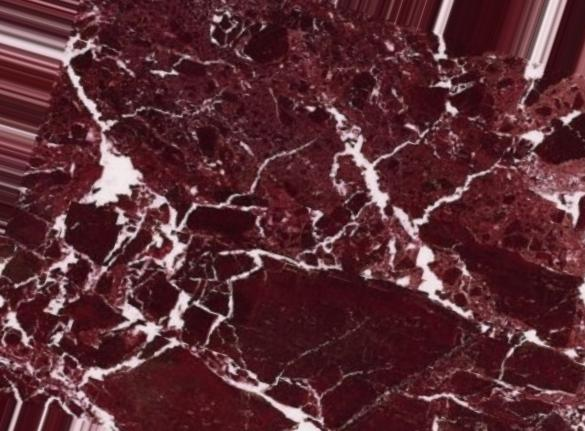
#> input picture backend/folder/context/train/acik_orta/image_0_3517.jpg, 585 x 431 px; its folder holds only this picture in this run
$ python classification.py
#> lines starting #> are read from the running program, lines starting #| are printed output that depends on the picture
import numpy as np
import pandas as pd
import matplotlib.pyplot as plt

import os

from skimage.io import imread
from skimage.transform import resize

from sklearn.metrics import accuracy_score, confusion_matrix, recall_score
from sklearn.metrics import mean_squared_error, f1_score, precision_score

Categories = ['acik_orta', 'catlak', 'damarli', 'iyi', 'koyu', 'noktali']

duzVeriler = []
hedefVeriler = []

dataDir = './train' # veri setinin pc'de ki yolu

for i in Categories:
    print(f'{i} Kategorisi Yukleniyor...')
    path = os.path.join(dataDir, i)
    # print(os.listdir(path))
    for img in os.listdir(path):
        imgArray = imread(os.path.join(path, img))
#> imgArray is the input picture: shape (431, 585, 3); mean R, G, B 89.7, 44.6, 51.4
        imgResize = resize(imgArray, (150, 150, 3))
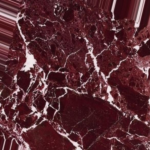
#> imgResize: shape (150, 150, 3) float64; mean R, G, B 0.352, 0.175, 0.202
        duzVeriler.append(imgResize.flatten())
        hedefVeriler.append(Categories.index(i))
    print(f'{i} Kategorisi Basariyla Yuklendi...')
#> pass 2 of the loop `for i in Categories:`:
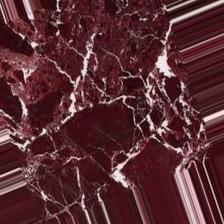
#> input picture backend/folder/context/train/catlak/image_0_1865.jpg, 224 x 224 px
#> imgArray is the input picture: shape (224, 224, 3); mean R, G, B 88.7, 44.5, 50.9
#> `imgResize = resize(imgArray, (150, 150, 3))`:
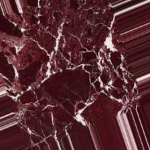
#> imgResize: shape (150, 150, 3) float64; mean R, G, B 0.348, 0.174, 0.2
#> pass 3 of the loop `for i in Categories:`:
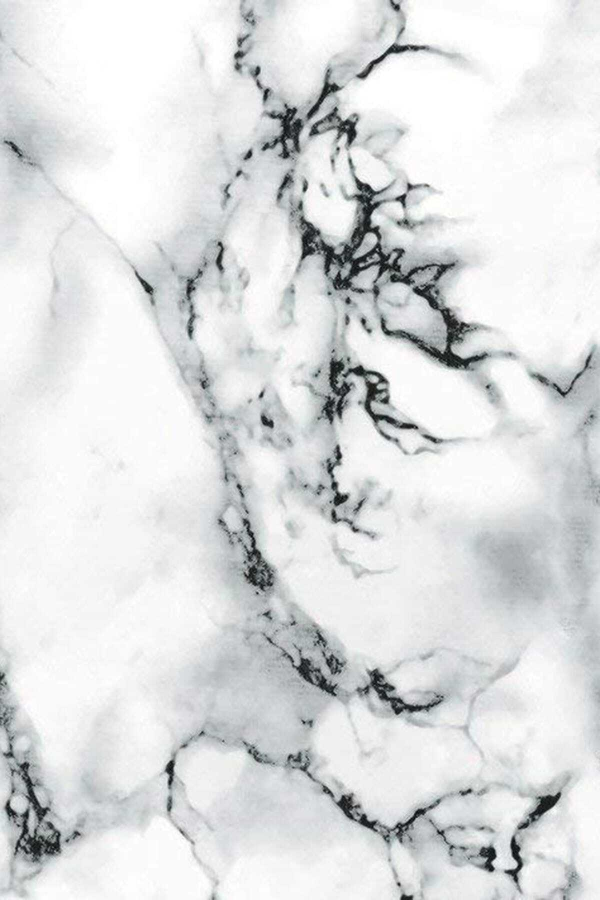
#> input picture backend/folder/context/train/damarli/1_org_zoom.jpg, 1200 x 1800 px (shown at 1/2 size)
#> imgArray is the input picture: shape (1800, 1200, 3); mean R, G, B 221.1, 222.7, 223.4
#> `imgResize = resize(imgArray, (150, 150, 3))`:
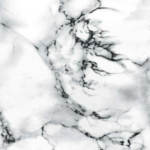
#> imgResize: shape (150, 150, 3) float64; mean R, G, B 0.867, 0.873, 0.876
#> (the run stopped early here; a loop or call above may not have finished)
